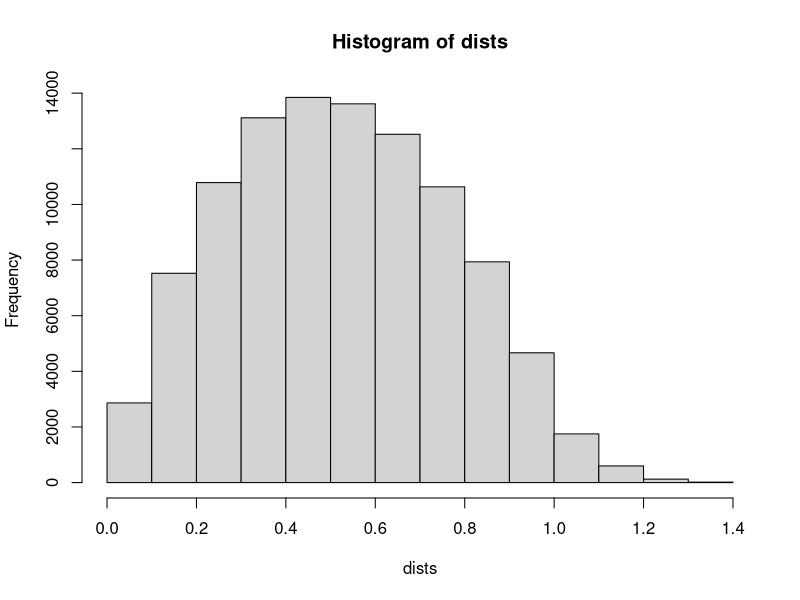

This chart was generated by the following R code:
dists = c()

for (i in 1:100000) {
  p1 = runif(2)  # point 1
  p2 = runif(2)  # point 2 
  dist = sqrt(sum((p1-p2)^2))  # calculate the distace
  dists = c(dists,dist)
}

mean.dist = mean(dists)  # calc. the mean
sd.dist = sd(dists)   # calc. the sd
cat(mean.dist,sd.dist,"\n")
hist(dists)   # plot histogram 